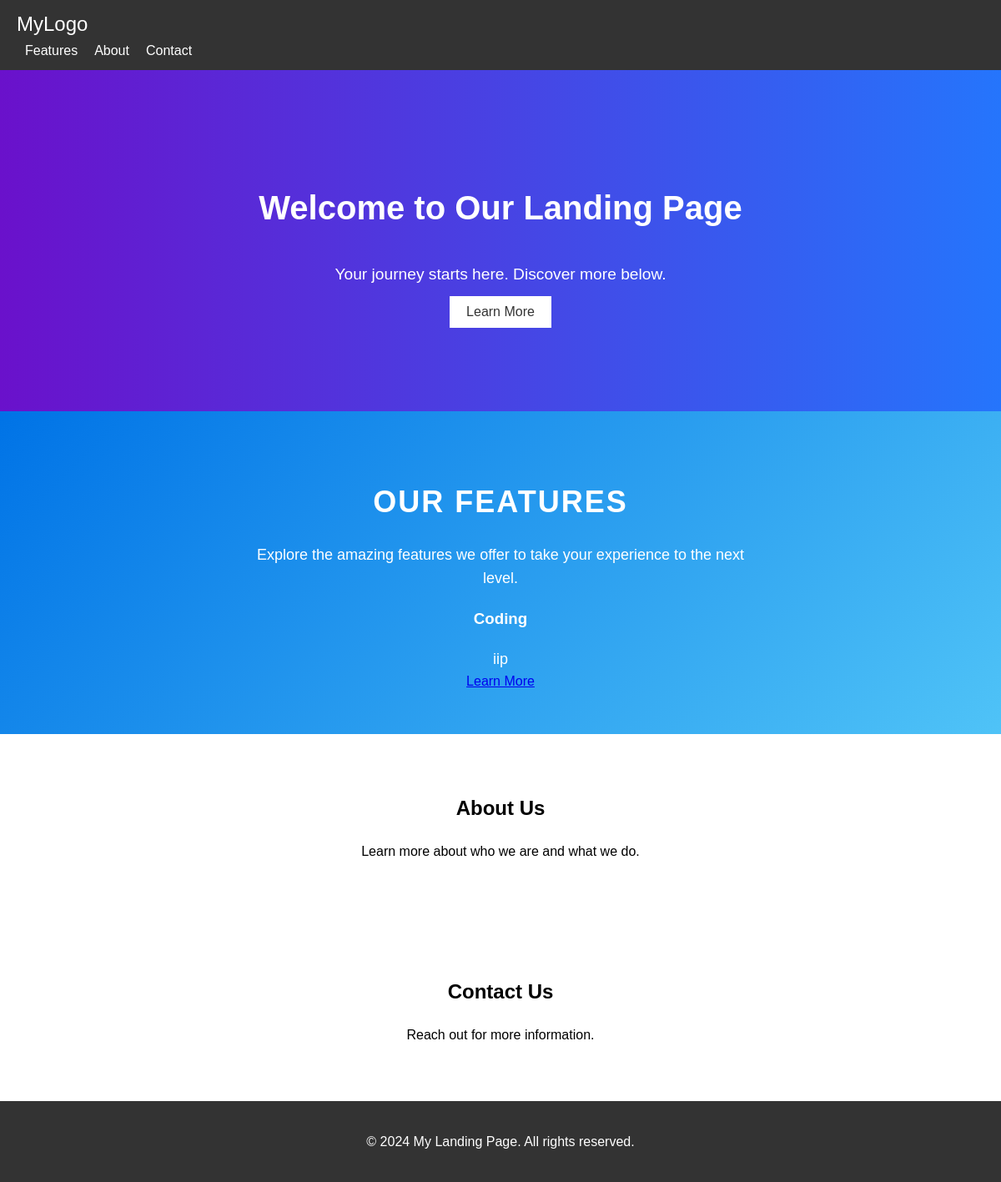
The app's page /, older data.
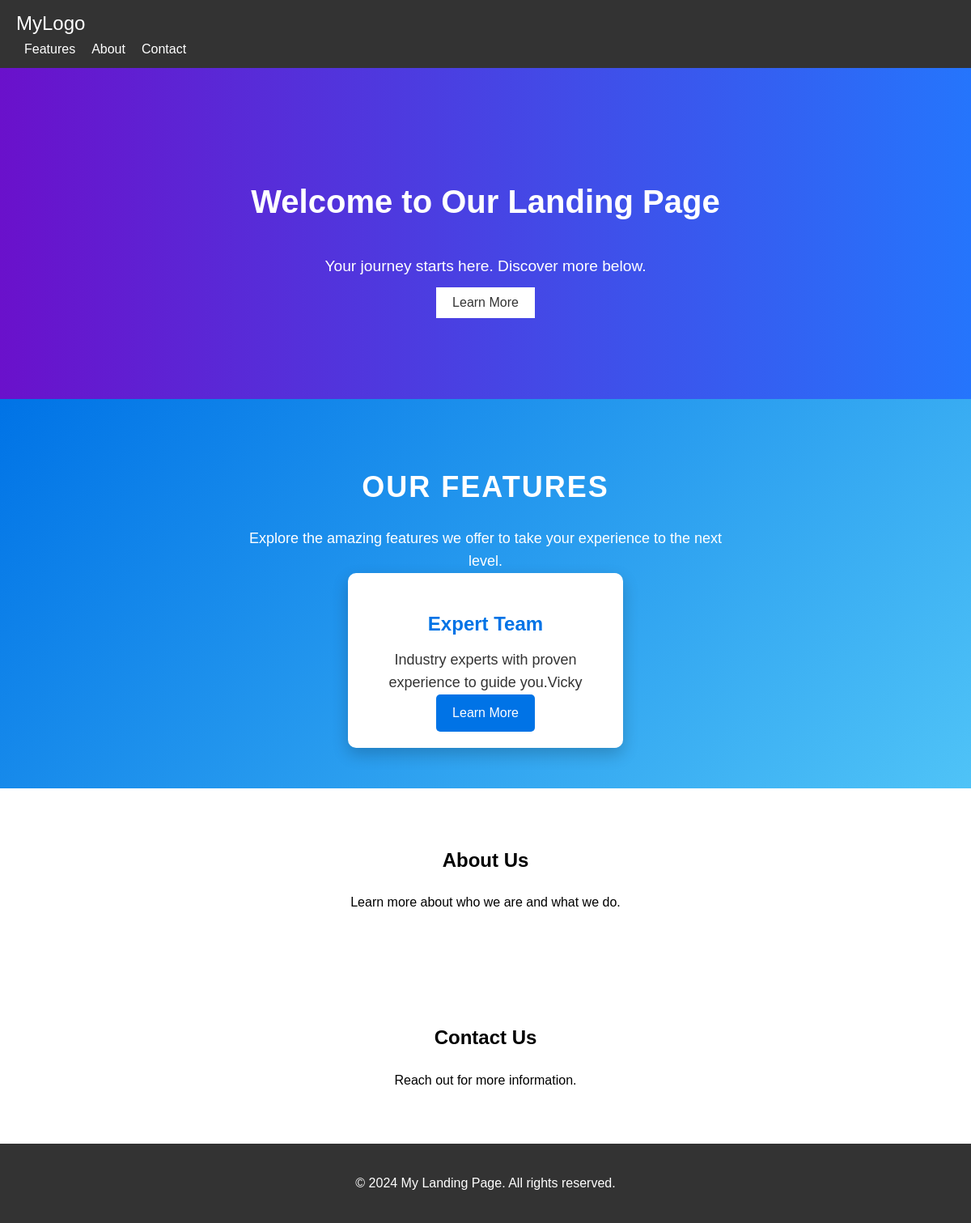
The same page, newer data.
### service/models.py (models this page shows)
class Features(models.Model):
    Features_Icon=models.CharField(max_length=50)
    Features_Title=models.CharField(max_length=50)
    Features_Description=models.TextField()

### mysite/views.py (the view)
# urls.py: path('',views.HomePage),
def HomePage(request):
    newsData=News.objects.all();
    FeaturesData=Features.objects.all().order_by('-id')[:4]
    data={
            'FeaturesData':FeaturesData,
            'newsData':newsData
    }
    return render(request,'index.html',data)

### templates/index.html (shortened to what this page needs)
{% extends "base.html" %}
{% block content %}
<marquee>
<section class="hero">
    <h1>Welcome to Our Landing Page</h1>
    <p>Your journey starts here. Discover more below.</p>
    <button onclick="learnMore()">Learn More</button>
</section>
<section id="features">
    <h2>Our Features</h2>
    <p>Explore the amazing features we offer to take your experience to the next level.</p>
    <div class="feature-list">
    {% for n in FeaturesData %}
        <div class="{{n.Features_Icon}}">
            <h3>{{n.Features_Title}}</h3>
            <p>{{n.Features_Description | safe}}</p>
            <a href="/featurepage1">Learn More</a>
        </div>
    {% endfor %}
    </div>
</section>
<section id="about">
    <h2>About Us</h2>
    <p>Learn more about who we are and what we do.</p>
</section>
<section id="contact">
    <h2>Contact Us</h2>
    <p>Reach out for more information.</p>
</section>
{% endblock %}

Row changes from the older to the newer data that the page shows:
removed Features: Features_Title "Coding", Features_Description "iip"
added Features: Features_Title "Expert Team", Features_Description "Industry experts with proven experience to guide you.Vicky"
